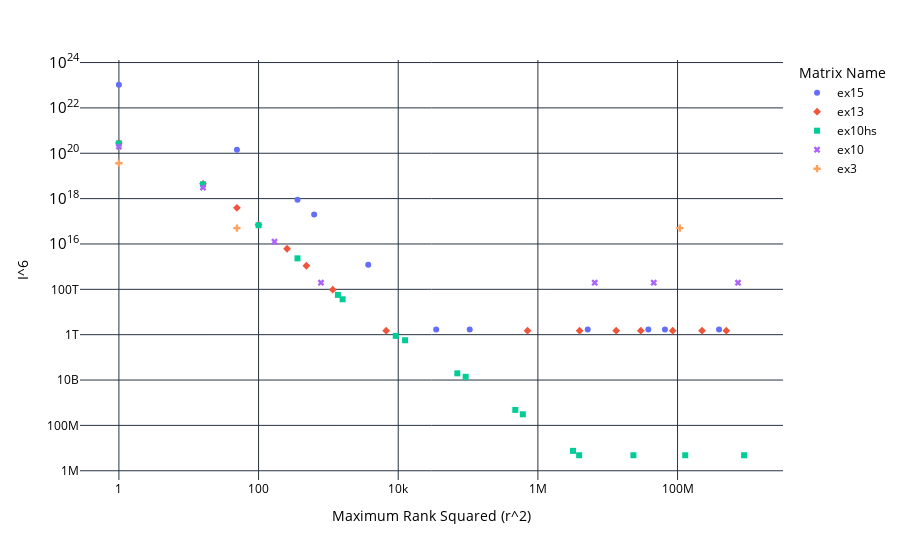

Notebook code cell kept with this figure:
### Code cell
fig = px.scatter(baseline_df, x="rank2", y="max_mode_size6", color="matrix_name", symbol="matrix_name", log_x=True, log_y=True, 
                 labels={
                     "rank2": "Maximum Rank Squared (r^2)",
                     "matrix_name": "Matrix Name",
                     "max_mode_size6": "I^6",
                 })
fig.update_layout(
    plot_bgcolor='white',   # Plot area background color
    paper_bgcolor='white',  # Entire figure background color
    font=dict(color='black') # Font color
)
fig.show()

fig.write_image("plots/max_mode_size6_vs_max_rank2.pdf")

### Figure 1 — Plotly figure (JSON) as saved in the notebook; plotly's stock layout.template omitted (floating-point values rounded to 4 significant figures)
{"data": [{"hovertemplate": "Matrix Name=ex15<br>Maximum Rank Squared (r^2)=%{x}<br>I^6=%{y}<extra></extra>", "legendgroup": "ex15", "marker": {"color": "#636efa", "symbol": "circle"}, "mode": "markers", "name": "ex15", "orientation": "v", "showlegend": true, "x": [393000000.0, 66020000.0, 38130000.0, 5176000.0, 105600.0, 34970.0, 3721.0, 625.0, 361.0, 49.0, 1.0], "xaxis": "x", "y": [1677000000000.0, 1677000000000.0, 1677000000000.0, 1677000000000.0, 1677000000000.0, 1677000000000.0, 1223000000000000.0, 1.973e+17, 8.913e+17, 1.438e+20, 1.049e+23], "yaxis": "y", "type": "scatter"}, {"hovertemplate": "Matrix Name=ex13<br>Maximum Rank Squared (r^2)=%{x}<br>I^6=%{y}<extra></extra>", "legendgroup": "ex13", "marker": {"color": "#EF553B", "symbol": "diamond"}, "mode": "markers", "name": "ex13", "orientation": "v", "showlegend": true, "x": [499700000.0, 224300000.0, 85270000.0, 29770000.0, 13230000.0, 3960000.0, 710600.0, 6724.0, 1156.0, 484.0, 256.0, 100.0, 49.0, 16.0, 1.0], "xaxis": "x", "y": [1501000000000.0, 1501000000000.0, 1501000000000.0, 1501000000000.0, 1501000000000.0, 1501000000000.0, 1501000000000.0, 1501000000000.0, 96050000000000.0, 1094000000000000.0, 6147000000000000.0, 7.002e+16, 3.934e+17, 4.481e+18, 2.868e+20], "yaxis": "y", "type": "scatter"}, {"hovertemplate": "Matrix Name=ex10hs<br>Maximum Rank Squared (r^2)=%{x}<br>I^6=%{y}<extra></extra>", "legendgroup": "ex10hs", "marker": {"color": "#00cc96", "symbol": "square"}, "mode": "markers", "name": "ex10hs", "orientation": "v", "showlegend": true, "x": [897800000.0, 128900000.0, 23330000.0, 3897000.0, 3183000.0, 608400.0, 474700.0, 92420.0, 70220.0, 12540.0, 9216.0, 1600.0, 1369.0, 361.0, 100.0, 16.0, 1.0], "xaxis": "x", "y": [4827000.0, 4827000.0, 4827000.0, 4827000.0, 7530000.0, 308900000.0, 481900000.0, 13840000000.0, 19770000000.0, 567900000000.0, 885800000000.0, 36340000000000.0, 56690000000000.0, 2326000000000000.0, 6.681e+16, 4.276e+18, 2.737e+20], "yaxis": "y", "type": "scatter"}, {"hovertemplate": "Matrix Name=ex10<br>Maximum Rank Squared (r^2)=%{x}<br>I^6=%{y}<extra></extra>", "legendgroup": "ex10", "marker": {"color": "#ab63fa", "symbol": "x"}, "mode": "markers", "name": "ex10", "orientation": "v", "showlegend": true, "x": [734200000.0, 45620000.0, 6518000.0, 784.0, 169.0, 16.0, 1.0], "xaxis": "x", "y": [195900000000000.0, 195900000000000.0, 195900000000000.0, 195900000000000.0, 1.254e+16, 3.061e+18, 1.959e+20], "yaxis": "y", "type": "scatter"}, {"hovertemplate": "Matrix Name=ex3<br>Maximum Rank Squared (r^2)=%{x}<br>I^6=%{y}<extra></extra>", "legendgroup": "ex3", "marker": {"color": "#FFA15A", "symbol": "cross"}, "mode": "markers", "name": "ex3", "orientation": "v", "showlegend": true, "x": [107900000.0, 49.0, 1.0], "xaxis": "x", "y": [5.002e+16, 5.002e+16, 3.646e+19], "yaxis": "y", "type": "scatter"}], "layout": {"xaxis": {"anchor": "y", "domain": [0.0, 1.0], "title": {"text": "Maximum Rank Squared (r^2)"}, "type": "log"}, "yaxis": {"anchor": "x", "domain": [0.0, 1.0], "title": {"text": "I^6"}, "type": "log"}, "legend": {"title": {"text": "Matrix Name"}, "tracegroupgap": 0}, "margin": {"t": 60}, "font": {"color": "black"}, "plot_bgcolor": "white", "paper_bgcolor": "white"}}
